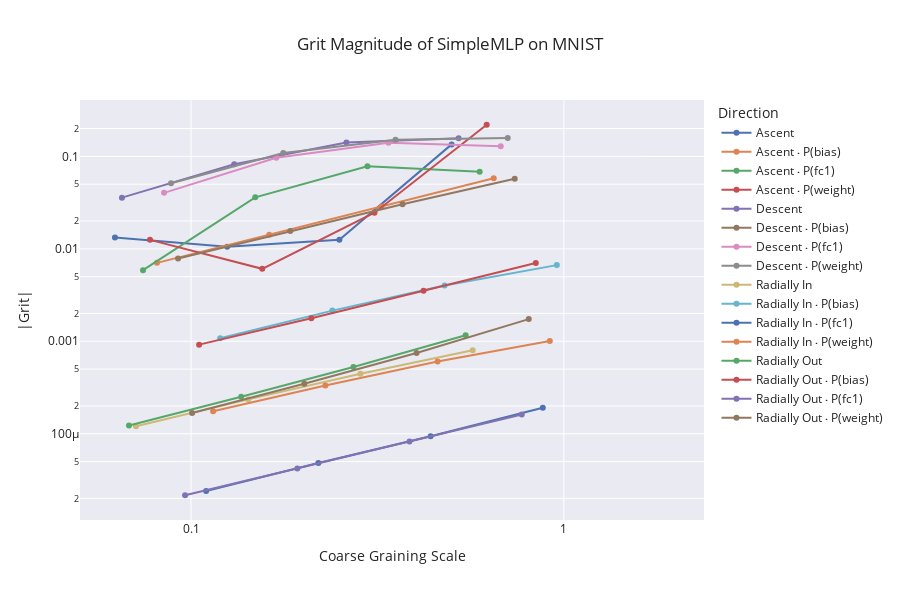

Notebook cell for this chart:
### Code cell
# Create a Plotly figure
fig = go.Figure()

# Plotting roughness for each direction using grouped data
for direction, data in df.groupby(level='Direction'):
    fig.add_trace(go.Scatter(
        x=data.index.get_level_values('Distance'),
        y=np.abs(data['Grit']),
        mode='lines+markers',
        name=direction
    ))

# Set axis labels, title, and configure log scale on x-axis
fig.update_layout(
    title=f'Grit Magnitude of {center_model.__class__.__name__} on {dataset.__class__.__name__}',
    xaxis={
        'title': 'Coarse Graining Scale',
        'type': 'log',
        'dtick': 1,  # Tick every power of ten
    },
    yaxis ={
        'title': '|Grit|',
        'type': 'log',
    },
    legend_title='Direction',
    template='seaborn',
    height=600
)

# Display the figure
fig.show()

### Figure 1 — Plotly figure (JSON) as saved in the notebook; plotly's stock layout.template omitted (floating-point values rounded to 4 significant figures)
{"data": [{"mode": "lines+markers", "name": "Ascent", "type": "scatter", "x": [0, 0.0625, 0.125, 0.25, 0.5, 1], "y": [null, 0.01329, 0.01056, 0.01255, 0.1348, null]}, {"mode": "lines+markers", "name": "Ascent ⋅ P(bias)", "type": "scatter", "x": [0, 0.08105, 0.1621, 0.3242, 0.6484, 1.297], "y": [null, 0.007053, 0.01418, 0.0287, 0.05813, null]}, {"mode": "lines+markers", "name": "Ascent ⋅ P(fc1)", "type": "scatter", "x": [0, 0.07433, 0.1487, 0.2973, 0.5946, 1.189], "y": [null, 0.005871, 0.03603, 0.0782, 0.06815, null]}, {"mode": "lines+markers", "name": "Ascent ⋅ P(weight)", "type": "scatter", "x": [0, 0.07762, 0.1552, 0.3105, 0.6209, 1.242], "y": [null, 0.0125, 0.006079, 0.02456, 0.2198, null]}, {"mode": "lines+markers", "name": "Descent", "type": "scatter", "x": [0, 0.06527, 0.1305, 0.2611, 0.5221, 1.044], "y": [null, 0.03579, 0.08201, 0.1416, 0.1571, null]}, {"mode": "lines+markers", "name": "Descent ⋅ P(bias)", "type": "scatter", "x": [0, 0.0923, 0.1846, 0.3692, 0.7384, 1.477], "y": [null, 0.007878, 0.01559, 0.03042, 0.05738, null]}, {"mode": "lines+markers", "name": "Descent ⋅ P(fc1)", "type": "scatter", "x": [0, 0.08464, 0.1693, 0.3386, 0.6771, 1.354], "y": [null, 0.04033, 0.09644, 0.1403, 0.1287, null]}, {"mode": "lines+markers", "name": "Descent ⋅ P(weight)", "type": "scatter", "x": [0, 0.08839, 0.1768, 0.3536, 0.7071, 1.414], "y": [null, 0.05114, 0.1088, 0.151, 0.1582, null]}, {"mode": "lines+markers", "name": "Radially In", "type": "scatter", "x": [0, 0.07117, 0.1423, 0.2847, 0.5694, 1.139], "y": [null, 0.0001207, 0.0002352, 0.0004463, 0.0007995, null]}, {"mode": "lines+markers", "name": "Radially In ⋅ P(bias)", "type": "scatter", "x": [0, 0.1197, 0.2394, 0.4788, 0.9576, 1.915], "y": [null, 0.001081, 0.002147, 0.004021, 0.006667, null]}, {"mode": "lines+markers", "name": "Radially In ⋅ P(fc1)", "type": "scatter", "x": [0, 0.1098, 0.2195, 0.4391, 0.8781, 1.756], "y": [null, 2.397e-05, 4.827e-05, 9.418e-05, 0.0001906, null]}, {"mode": "lines+markers", "name": "Radially In ⋅ P(weight)", "type": "scatter", "x": [0, 0.1146, 0.2293, 0.4585, 0.917, 1.834], "y": [null, 0.0001755, 0.0003331, 0.0006054, 0.001006, null]}, {"mode": "lines+markers", "name": "Radially Out", "type": "scatter", "x": [0, 0.06816, 0.1363, 0.2726, 0.5453, 1.091], "y": [null, 0.0001226, 0.0002508, 0.0005268, 0.001164, null]}, {"mode": "lines+markers", "name": "Radially Out ⋅ P(bias)", "type": "scatter", "x": [0, 0.1051, 0.2102, 0.4204, 0.8409, 1.682], "y": [null, 0.00092, 0.001778, 0.003521, 0.007025, null]}, {"mode": "lines+markers", "name": "Radially Out ⋅ P(fc1)", "type": "scatter", "x": [0, 0.09639, 0.1928, 0.3856, 0.7711, 1.542], "y": [null, 2.162e-05, 4.202e-05, 8.247e-05, 0.0001615, null]}, {"mode": "lines+markers", "name": "Radially Out ⋅ P(weight)", "type": "scatter", "x": [0, 0.1007, 0.2013, 0.4026, 0.8052, 1.61], "y": [null, 0.000168, 0.0003467, 0.0007475, 0.001737, null]}], "layout": {"height": 600, "legend": {"title": {"text": "Direction"}}, "title": {"text": "Grit Magnitude of SimpleMLP on MNIST"}, "xaxis": {"dtick": 1, "title": {"text": "Coarse Graining Scale"}, "type": "log"}, "yaxis": {"title": {"text": "|Grit|"}, "type": "log"}}}
